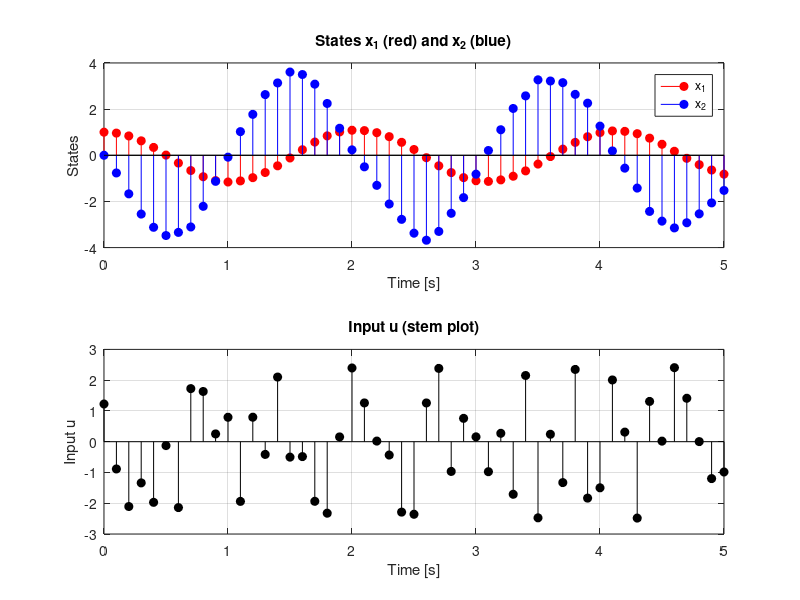
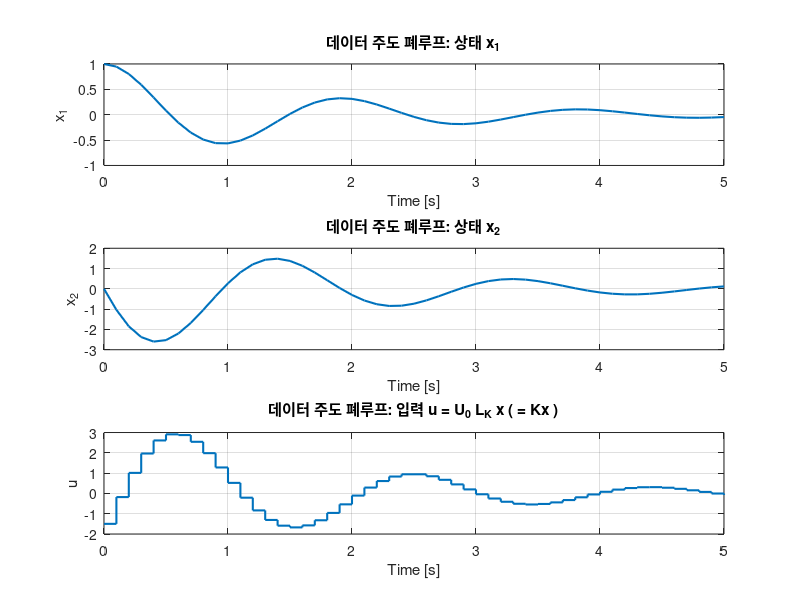
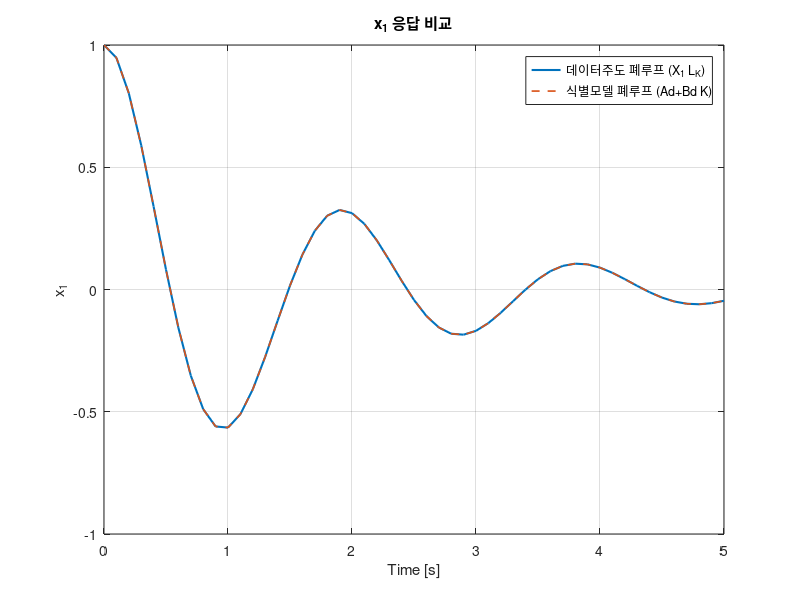

These figures' MATLAB source, in order:
% countinuous time system
clc;
clear;


omega_0=3
Ac = [0 1; -omega_0^2 0];
Bc =[0; 1];
Cc=[1 0; 0 1]; % full state 
Dc=0;

sysc = ss(Ac,Bc,Cc,Dc);


%이산화

Ts=0.1;
sysd = c2d(sysc,Ts);

[Ad, Bd, Cd, Dd] = ssdata(sysd);

Tfinal = 5; % final time

Ud_rand = rand(1, Tfinal/Ts+1)*5 -2.5;


Tspan=0:Ts:Tfinal;

Ud=Ud_rand;
x0=[1;0];
[YY, TT, XX] =lsim(sysd, Ud, Tspan, x0);
X0=XX(1:(size(XX,1)-1),:)';
X1=XX(2:size(XX,1),:)';
U0=Ud(:, 1:size(X0,2));

% 상태 및 입력 stem 플롯
figure;

% --- 상태 x1, x2 ---
subplot(2,1,1);
stem(Tspan, XX(:,1), 'r', 'filled'); hold on;
stem(Tspan, XX(:,2), 'b', 'filled');
xlabel('Time [s]');
ylabel('States');
title('States x_1 (red) and x_2 (blue)');
legend('x_1','x_2');
grid on;

% --- 입력 u ---
subplot(2,1,2);
stem(Tspan, Ud, 'k', 'filled');
xlabel('Time [s]');
ylabel('Input u');
title('Input u (stem plot)');
grid on;



% [B A] = X1 * [U0; X0]^†

% X0, X1, U0가 이미 위에서 계산되어 있다고 가정
Z = [U0; X0];          % [U0; X0] 블록 행렬 구성
BA = X1 * pinv(Z);     % 식 적용

% B와 A 분리
nx = size(X0,1);       % 상태 개수
nu = size(U0,1);       % 입력 개수

B_est = BA(:, 1:nu);
A_est = BA(:, nu+1:end);

% 결과 출력
disp('A_est =');
disp(A_est);

disp('B_est =');
disp(B_est);


%% ========= (이전 셋업: 네 코드 바로 아래에 붙여 넣기) =========
% 여기까지로 Ad,Bd,Cd,Dd, X0,X1,U0, Z=[U0;X0] 가 준비되어 있음

n = size(X0,1);   % 상태 차원
m = size(U0,1);   % 입력 차원
T = size(X0,2);   % 샘플 수 (열 개수)

% --- 랭크 조건 점검: rank([U0;X0]) = n+m 이어야 식(10) 해가 존재 (정리1의 가정 (8))
rank_Z = rank([U0; X0]);
fprintf('rank([U0;X0]) = %d (필요: %d)\n', rank_Z, n+m);

%% ========= A) CVX 사용: 정리 2 (식(12) → (13))로 K, L_K, A_cl 구하기 =========
% (가능하면 이 경로를 권장: 식별 없이 데이터로 바로 안정화 K 계산)
use_cvx = exist('cvx_begin','file')==2;

if use_cvx
    fprintf('CVX를 사용해 데이터 주도 LMI (식(12))를 풉니다...\n');

    % 변수 Q \in R^{T x n}  (논문 표기와 동일: Q의 크기는 (열샘플 수) x (상태차원))
    cvx_begin sdp
        variable Q(T, n)
        % 식(12)에 해당: [X0*Q, X1*Q; (X1*Q)', X0*Q] \succ 0
        % 수치적 여유를 위해 작은 eps를 더해 양정상 보장
        eps_pd = 1e-3;
        M = [X0*Q, X1*Q; (X1*Q)', X0*Q];
        M >= eps_pd*eye(2*n);
        % (선택) X0*Q 대칭조건을 추가하는 버전(논문 부록 코드 참고)
        % X0*Q == (X0*Q)';
    cvx_end

    if ~strcmp(cvx_status,'Solved') && ~strcmp(cvx_status,'Inaccurate/Solved')
        print('CVX가 해를 찾지 못했습니다: status = %s', cvx_status);
    end

    % 식(13): K = U0*Q * (X0*Q)^{-1}
    P  = X0*Q;               % P ≻ 0
    K  = (U0*Q) / P;         % == U0*Q*(X0*Q)^{-1}

    % 식(10)과 연결해 L_K 도출: L_K = Q * (X0*Q)^{-1}  (L_K = Q * P^{-1})
    L_K = Q / P;

    % 식(9): 폐루프 시스템 행렬 A_cl = X1 * L_K
    A_cl = X1 * L_K;

    % 식(11): 제어입력 u(k) = U0 * L_K * x(k)  (= K*x(k)와 동일, K = U0*L_K)
    % 확인: U0*L_K == K
    fprintf('‖U0*L_K - K‖_F = %.3e\n', norm(U0*L_K - K, 'fro'));

else
    %% ========= B) CVX가 없을 때: 원하는 K를 정하고 식(10)으로 L_K 구하기 =========
    print('고정 K')
    % 아래 gain은 A+BK 가 stable
    K = [-1.5, -1.2];      % 크기: 1 x n

    Z  = [U0; X0];         % 크기: (m+n) x T
    LI = [K; eye(n)];      % 크기: (m+n) x n
    L_K = pinv(Z) * LI;    % 최소제곱 해 (정리1 조건(8)이면 해 존재)

    % 식(9): 폐루프 시스템 행렬
    A_cl = X1 * L_K;
end

A_bar = X1*pinv(X0)
B_bar = X1*(eye(T) - pinv(X0)*X0)

desired_poles = [0.5, 0.4]

w = place(A_bar, B_bar, desired_poles);


%% ========= 폐루프 시뮬 (데이터 기반 모형) =========
% 동역학: x_{k+1} = A_cl * x_k
% 입력:   u_k     = U0*L_K * x_k   (또는 u_k = K*x_k)
K_from_LK = U0 * L_K;   % 검산용 (CVX 경로면 K와 동일해야 함)

Nsim = length(Tspan);
x_sim = zeros(n, Nsim);
u_sim = zeros(m, Nsim);
x_sim(:,1) = x0;

for k = 1:Nsim-1
    u_sim(:,k) = K_from_LK * x_sim(:,k);    % = U0*L_K*x
    x_sim(:,k+1) = A_cl * x_sim(:,k);
end
u_sim(:,Nsim) = K_from_LK * x_sim(:,Nsim);

% 고유치(극) 확인 (단위원 내부면 안정)
eigAcl = eig(A_cl);
disp('eig(A_cl) =');
disp(eigAcl.');

%% ========= 결과 플롯 =========
figure;
subplot(3,1,1);
plot(Tspan, x_sim(1,:), 'LineWidth', 1.5); grid on;
xlabel('Time [s]'); ylabel('x_1');
title('데이터 주도 폐루프: 상태 x_1');

subplot(3,1,2);
plot(Tspan, x_sim(2,:), 'LineWidth', 1.5); grid on;
xlabel('Time [s]'); ylabel('x_2');
title('데이터 주도 폐루프: 상태 x_2');

subplot(3,1,3);
stairs(Tspan, u_sim, 'LineWidth', 1.5); grid on;
xlabel('Time [s]'); ylabel('u');
title('데이터 주도 폐루프: 입력 u = U_0 L_K x ( = Kx )');

%% ========= (선택) 실제 식별모델(Ad,Bd)과 비교 시뮬 =========
% 동일 K를 써서 "전통적" 폐루프도 확인해 볼 수 있음: x_{k+1} = (Ad+Bd*K)*x_k
Acl_id = Ad + Bd*K_from_LK;   % 주의: 부호 약속 (본 논문은 u=Kx)
eigAcl_id = eig(Acl_id);
fprintf('eig(Ad+Bd*K) = ['); fprintf(' %.3f%+.3fi', [real(eigAcl_id), imag(eigAcl_id)].'); fprintf(' ]\n');

x_id = zeros(n, Nsim);
x_id(:,1) = x0;
for k = 1:Nsim-1
    x_id(:,k+1) = Acl_id * x_id(:,k);
end

figure;
plot(Tspan, x_sim(1,:), '-',  'LineWidth', 1.5); hold on;
plot(Tspan, x_id(1,:),  '--', 'LineWidth', 1.2);
grid on; xlabel('Time [s]'); ylabel('x_1');
legend('데이터주도 폐루프 (X_1 L_K)', '식별모델 폐루프 (Ad+Bd K)');
title('x_1 응답 비교');
